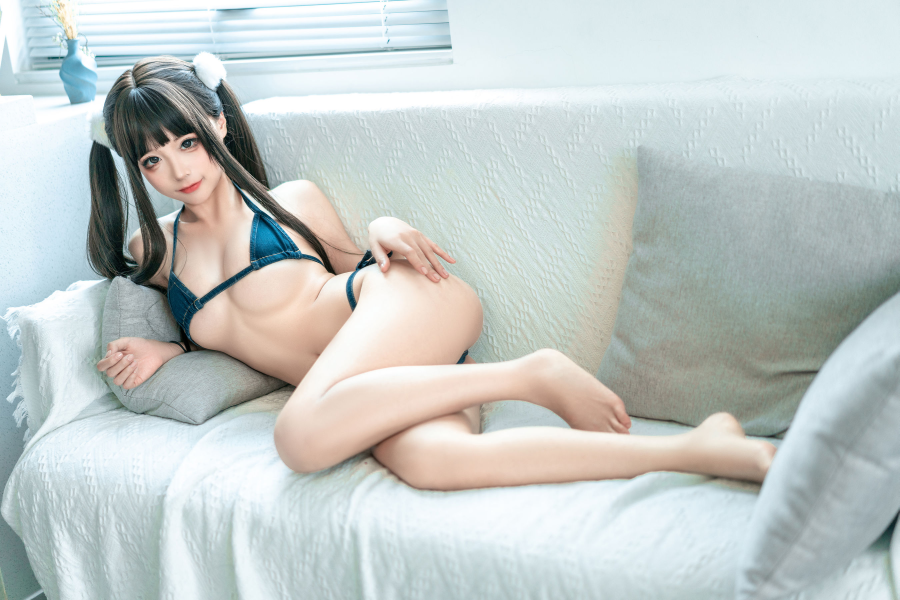
#> input picture opencv_new_231114/train_231118/chun.jpg, 2698 x 1800 px (shown at 1/3 size)
$ python '通道的分割与合并.py'
#> lines starting #> are read from the running program, lines starting #| are printed output that depends on the picture
"""
图片的分割与合并
split merge

图片的分割后成了3个单通道的灰度图 感觉只有r通道与其他的通道有很大的不同
图片合并后肉眼没看出和原图有啥区别

图片合并的前提 位深 大小相同
这样的话，两张不同的图片（位深，大小相同）也可以合并
两张图合并的话，会有另一张图某一通道,或者某两种通道的的颜色

"""

import cv2
import numpy as np
img = cv2.imread('./chun.jpg')
#> img is the input picture: shape (1800, 2698, 3); mean B, G, R 200, 201.8, 194.5
img_2 = cv2.imread('./chun_2.jpg')
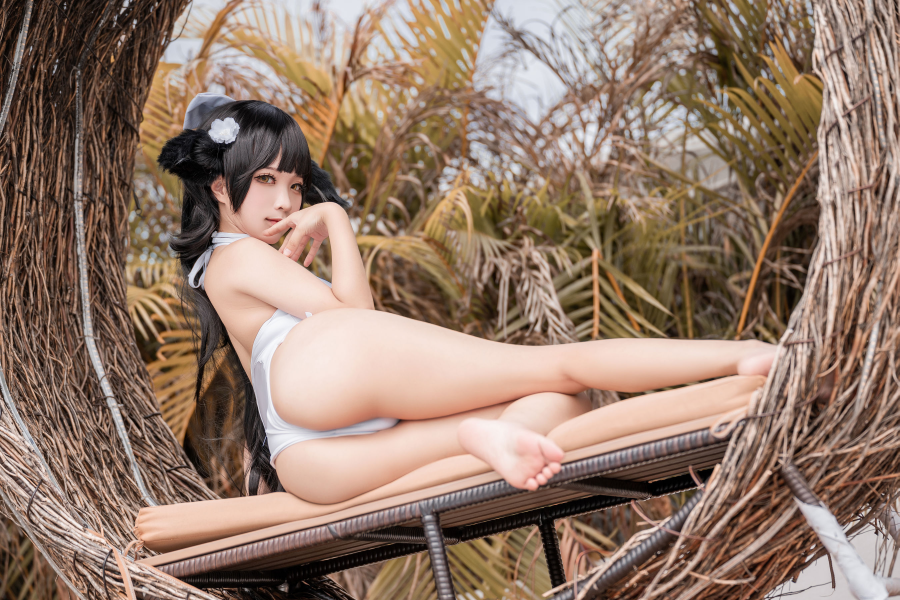
#> input picture opencv_new_231114/train_231118/chun_2.jpg, 2698 x 1800 px (shown at 1/3 size)
#> img_2 is the input picture: shape (1800, 2698, 3); mean B, G, R 106.7, 122.4, 146.9
print(img.shape, img_2.shape)
#| (1800, 2698, 3) (1800, 2698, 3)

img = cv2.resize(img, None,fx=0.5,fy=0.5,interpolation=cv2.INTER_LINEAR)
#> img: shape (900, 1349, 3)
img_2 = cv2.resize(img_2, None,fx=0.5,fy=0.5,interpolation=cv2.INTER_LINEAR)
#> img_2: shape (900, 1349, 3)
print(img.shape, img_2.shape)
#| (900, 1349, 3) (900, 1349, 3)
print(img.dtype, img_2.dtype)
#| uint8 uint8

b,g,r = cv2.split(img)  #(900, 1349)两通道的
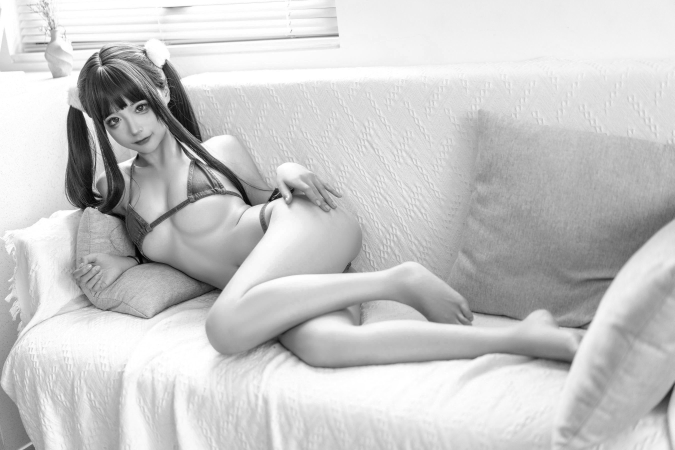
#> b: shape (900, 1349) (shown at 1/2 size); min 0, max 255, mean 200.2
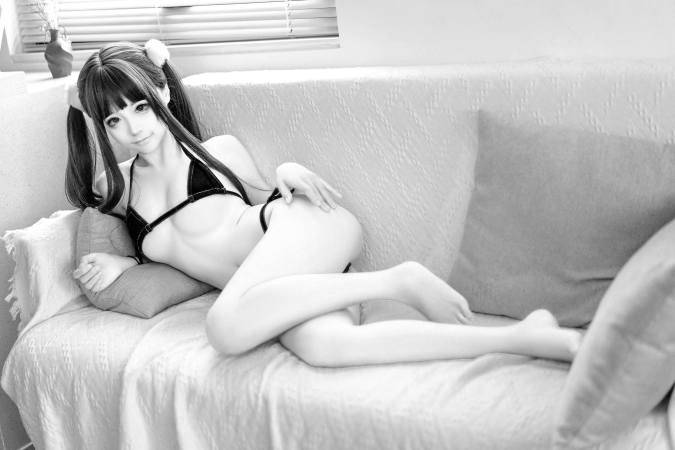
#> r: shape (900, 1349) (shown at 1/2 size); min 0, max 255, mean 194.7
print(b.shape)
#| (900, 1349)
# cv2.imshow('b', b)
# cv2.imshow('g', g)
# cv2.imshow('r', r)

b_2,g_2,r_2 = cv2.split(img_2)
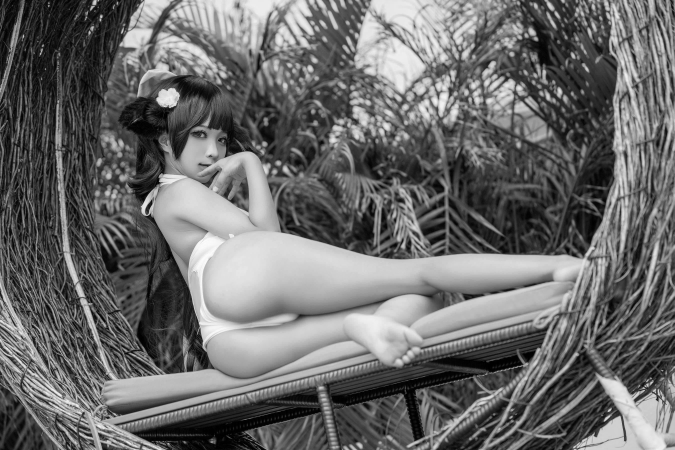
#> b_2: shape (900, 1349) (shown at 1/2 size); min 0, max 253, mean 106.8
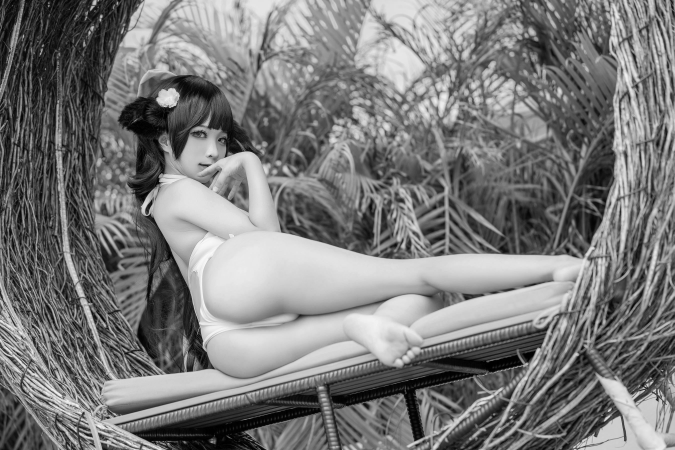
#> g_2: shape (900, 1349) (shown at 1/2 size); min 0, max 250, mean 122.6
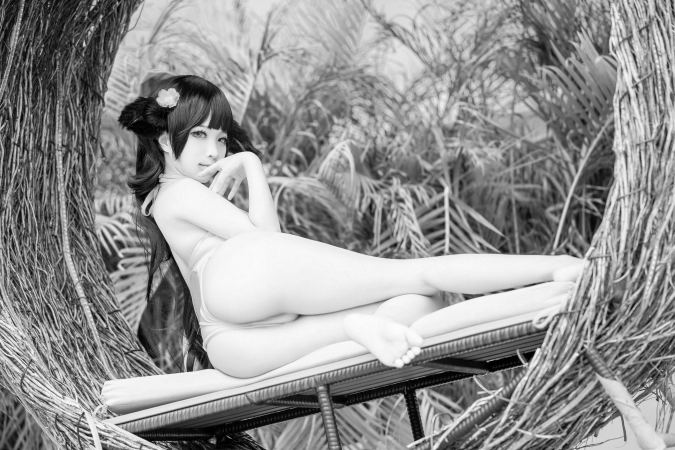
#> r_2: shape (900, 1349) (shown at 1/2 size); min 0, max 255, mean 147.1
# cv2.imshow('b_2', b_2)
# cv2.imshow('g_2', g_2)
# cv2.imshow('r_2', r_2)

img_out = cv2.merge((b,g,r))
img_2_out = cv2.merge((b_2,g_2,r_2))
# 两张图通道融合
img_out_hun = cv2.merge((b,g,r_2))
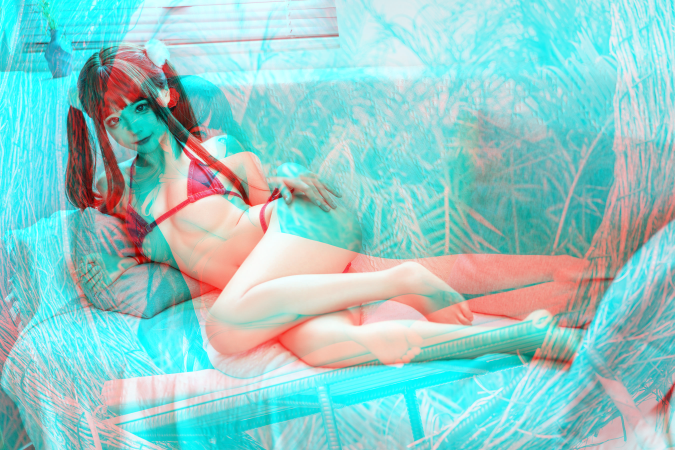
#> img_out_hun: shape (900, 1349, 3) (shown at 1/2 size); mean B, G, R 200.2, 201.9, 147.1
cv2.imshow('img_out_hun', img_out_hun)
cv2.imshow('img_out', img_2_out)
cv2.imshow('img_2_out', img_2_out)


cv2.imshow('img', img)
cv2.imshow('img_2', img_2)
while True:
    if cv2.waitKey(1) & 0xff == ord('q'):
#> (key q is pressed here)
        break
cv2.destroyAllWindows()
